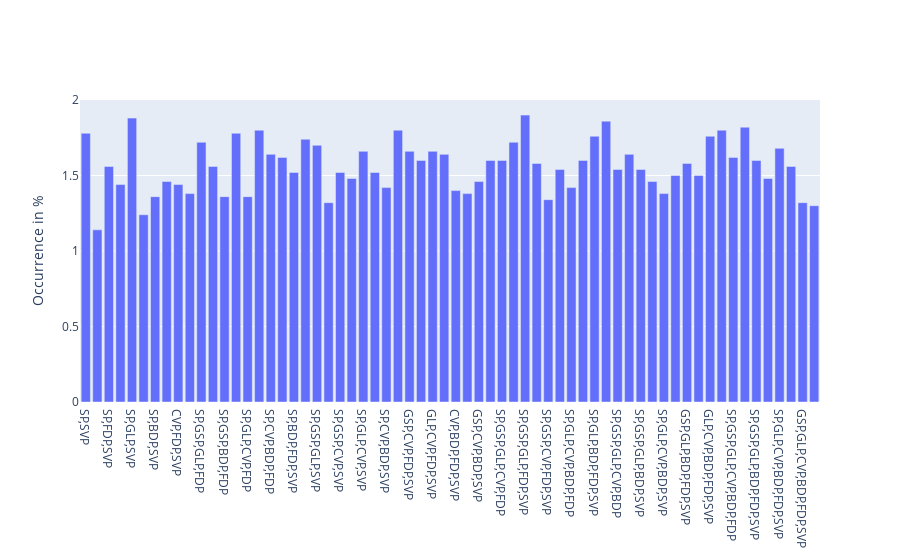

The cell this chart's notebook holds for it:
### Code cell
coelitions(simData_49, normalize=True, cut=1, ele=64, simpleName=False, order=False)

### Figure 1 — Plotly figure (JSON) as saved in the notebook; plotly's stock layout.template omitted (floating-point values rounded to 4 significant figures)
{"data": [{"type": "bar", "x": ["SP,SVP", "SP,CVP,FDP", "SP,FDP,SVP", "SP,GSP,SVP", "SP,GLP,SVP", "SP,CVP,SVP", "SP,BDP,SVP", "GSP,FDP,SVP", "CVP,FDP,SVP", "GSP,CVP,SVP", "SP,GSP,GLP,FDP", "SP,GSP,CVP,FDP", "SP,GSP,BDP,FDP", "SP,GSP,FDP,SVP", "SP,GLP,CVP,FDP", "SP,GLP,FDP,SVP", "SP,CVP,BDP,FDP", "SP,CVP,FDP,SVP", "SP,BDP,FDP,SVP", "SP,GSP,GLP,CVP", "SP,GSP,GLP,SVP", "SP,GSP,CVP,BDP", "SP,GSP,CVP,SVP", "SP,GSP,BDP,SVP", "SP,GLP,CVP,SVP", "SP,GLP,BDP,SVP", "SP,CVP,BDP,SVP", "GSP,GLP,FDP,SVP", "GSP,CVP,FDP,SVP", "GSP,BDP,FDP,SVP", "GLP,CVP,FDP,SVP", "GLP,BDP,FDP,SVP", "CVP,BDP,FDP,SVP", "GSP,GLP,CVP,SVP", "GSP,CVP,BDP,SVP", "GLP,CVP,BDP,SVP", "SP,GSP,GLP,CVP,FDP", "SP,GSP,GLP,BDP,FDP", "SP,GSP,GLP,FDP,SVP", "SP,GSP,CVP,BDP,FDP", "SP,GSP,CVP,FDP,SVP", "SP,GSP,BDP,FDP,SVP", "SP,GLP,CVP,BDP,FDP", "SP,GLP,CVP,FDP,SVP", "SP,GLP,BDP,FDP,SVP", "SP,CVP,BDP,FDP,SVP", "SP,GSP,GLP,CVP,BDP", "SP,GSP,GLP,CVP,SVP", "SP,GSP,GLP,BDP,SVP", "SP,GSP,CVP,BDP,SVP", "SP,GLP,CVP,BDP,SVP", "GSP,GLP,CVP,FDP,SVP", "GSP,GLP,BDP,FDP,SVP", "GSP,CVP,BDP,FDP,SVP", "GLP,CVP,BDP,FDP,SVP", "GSP,GLP,CVP,BDP,SVP", "SP,GSP,GLP,CVP,BDP,FDP", "SP,GSP,GLP,CVP,FDP,SVP", "SP,GSP,GLP,BDP,FDP,SVP", "SP,GSP,CVP,BDP,FDP,SVP", "SP,GLP,CVP,BDP,FDP,SVP", "SP,GSP,GLP,CVP,BDP,SVP", "GSP,GLP,CVP,BDP,FDP,SVP", "SP,GSP,GLP,CVP,BDP,FDP,SVP"], "y": [1.78, 1.14, 1.56, 1.44, 1.88, 1.24, 1.36, 1.46, 1.44, 1.38, 1.72, 1.56, 1.36, 1.78, 1.36, 1.8, 1.64, 1.62, 1.52, 1.74, 1.7, 1.32, 1.52, 1.48, 1.66, 1.52, 1.42, 1.8, 1.66, 1.6, 1.66, 1.64, 1.4, 1.38, 1.46, 1.6, 1.6, 1.72, 1.9, 1.58, 1.34, 1.54, 1.42, 1.6, 1.76, 1.86, 1.54, 1.64, 1.54, 1.46, 1.38, 1.5, 1.58, 1.5, 1.76, 1.8, 1.62, 1.82, 1.6, 1.48, 1.68, 1.56, 1.32, 1.3]}], "layout": {"yaxis": {"title": {"text": "Occurrence in %"}}}}
